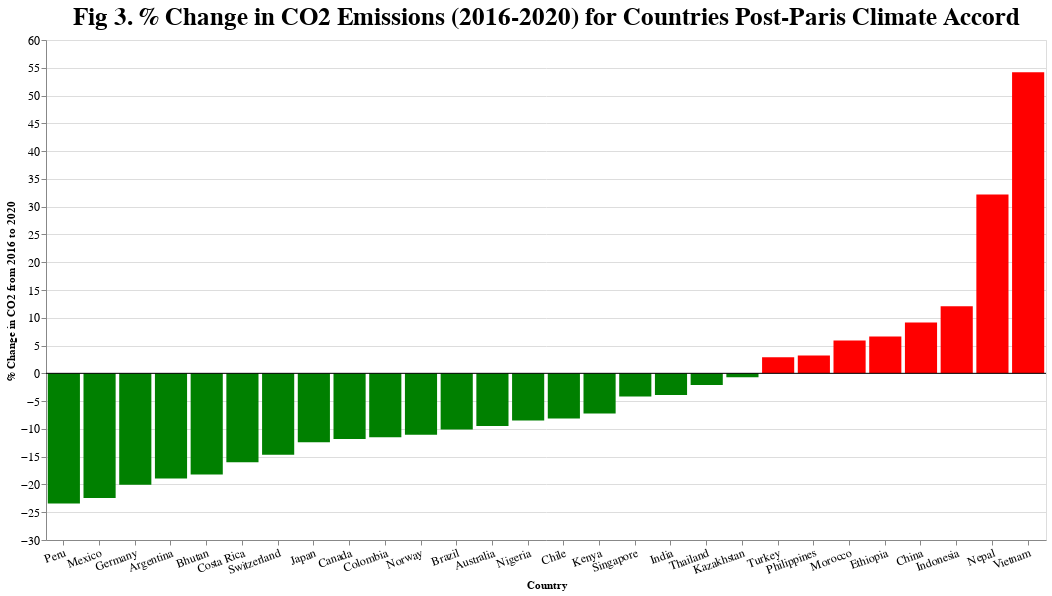

This figure's notebook cell:
### Markdown cell above
### This bar chart allows us to isolate specific countries before and after the time of the policy (2016) and gives us a rough idea of a before-after comparison  of the CO2 emissions for the countries that signed the Climate Accord. We also get an idea of the highest CO2 emitting countries in absolute terms, which appear to be Australia, Canada, and Kazakstan. More details of specific values for each year can be found by hovering over the graph. However, looking at changes in absolute terms is not fair for smaller countries since they emit less CO2 to begin with from year to year and vary widely with the population and energy consumption of the population. As such, the optimal metric for changes in CO2 emissions would be % changes since it is proportional each countries CO2 emissions.

### Code cell
complete_agreement_countries_2016 = complete_agreement_countries[complete_agreement_countries['year'] == 2016]
complete_agreement_countries_2020 = complete_agreement_countries[complete_agreement_countries['year'] == 2020]

merged_df = pd.merge(complete_agreement_countries_2016, complete_agreement_countries_2020, on=['country_name', 'country_code'], suffixes=('_2016', '_2020'))

merged_df['co2_percentage_change'] = ((merged_df['co2_2020'] - merged_df['co2_2016']) / merged_df['co2_2016']) * 100

result_df = merged_df[['country_name', 'country_code', 'co2_percentage_change']]

chart = alt.Chart(result_df).mark_bar().encode(
    x=alt.X('country_name:N', title='Country', sort='y', axis=alt.Axis(labelAngle=-20)),  # Sort countries by co2_difference in descending order
    y=alt.Y('co2_percentage_change:Q', title='% Change in CO2 from 2016 to 2020'),
    tooltip=['country_name', 'co2_percentage_change'],
    color=alt.condition(
        alt.datum.co2_percentage_change > 0,
        alt.value('red'),  # Positive difference
        alt.value('green')  # Negative difference
    )
).properties(
    width=1000,
    height=500,
    title='Fig 3. % Change in CO2 Emissions (2016-2020) for Countries Post-Paris Climate Accord'
)

horizontal_line = alt.Chart(pd.DataFrame({'y': [0]})).mark_rule(color='black').encode(y='y')

combined_chart = (chart + horizontal_line).configure_title(
    fontSize=25  
).configure_axis(
    labelFontSize=12  
)

combined_chart

### Figure 1 — Vega-Lite specification as saved in the notebook (floating-point values rounded to 4 significant figures)
{"config": {"view": {"continuousWidth": 300, "continuousHeight": 300}, "axis": {"labelFontSize": 12}, "title": {"fontSize": 25}}, "layer": [{"data": {"name": "data-363fabae1d039ed0dc94275199f2927f"}, "mark": {"type": "bar"}, "encoding": {"color": {"condition": {"test": "(datum.co2_percentage_change > 0)", "value": "red"}, "value": "green"}, "tooltip": [{"field": "country_name", "type": "nominal"}, {"field": "co2_percentage_change", "type": "quantitative"}], "x": {"axis": {"labelAngle": -20}, "field": "country_name", "sort": "y", "title": "Country", "type": "nominal"}, "y": {"field": "co2_percentage_change", "title": "% Change in CO2 from 2016 to 2020", "type": "quantitative"}}, "title": "Fig 3. % Change in CO2 Emissions (2016-2020) for Countries Post-Paris Climate Accord"}, {"data": {"name": "data-06fd9f850666401b4599de5588b60692"}, "mark": {"type": "rule", "color": "black"}, "encoding": {"y": {"field": "y", "type": "quantitative"}}}], "height": 500, "width": 1000, "$schema": "https://vega.github.io/schema/vega-lite/v5.16.3.json", "datasets": {"data-363fabae1d039ed0dc94275199f2927f": [{"country_name": "Brazil", "country_code": "BRA", "co2_percentage_change": -10.12}, {"country_name": "Bhutan", "country_code": "BTN", "co2_percentage_change": -18.21}, {"country_name": "Canada", "country_code": "CAN", "co2_percentage_change": -11.82}, {"country_name": "Switzerland", "country_code": "CHE", "co2_percentage_change": -14.67}, {"country_name": "Chile", "country_code": "CHL", "co2_percentage_change": -8.117}, {"country_name": "China", "country_code": "CHN", "co2_percentage_change": 9.156}, {"country_name": "Colombia", "country_code": "COL", "co2_percentage_change": -11.49}, {"country_name": "Costa Rica", "country_code": "CRI", "co2_percentage_change": -16.02}, {"country_name": "Indonesia", "country_code": "IDN", "co2_percentage_change": 12.09}, {"country_name": "India", "country_code": "IND", "co2_percentage_change": -3.89}, {"country_name": "Japan", "country_code": "JPN", "co2_percentage_change": -12.38}, {"country_name": "Kazakhstan", "country_code": "KAZ", "co2_percentage_change": -0.7127}, {"country_name": "Kenya", "country_code": "KEN", "co2_percentage_change": -7.217}, {"country_name": "Germany", "country_code": "DEU", "co2_percentage_change": -20.04}, {"country_name": "Ethiopia", "country_code": "ETH", "co2_percentage_change": 6.63}, {"country_name": "Argentina", "country_code": "ARG", "co2_percentage_change": -18.95}, {"country_name": "Australia", "country_code": "AUS", "co2_percentage_change": -9.462}, {"country_name": "Morocco", "country_code": "MAR", "co2_percentage_change": 5.893}, {"country_name": "Mexico", "country_code": "MEX", "co2_percentage_change": -22.43}, {"country_name": "Nigeria", "country_code": "NGA", "co2_percentage_change": -8.495}, {"country_name": "Norway", "country_code": "NOR", "co2_percentage_change": -11.06}, {"country_name": "Nepal", "country_code": "NPL", "co2_percentage_change": 32.21}, {"country_name": "Peru", "country_code": "PER", "co2_percentage_change": -23.42}, {"country_name": "Philippines", "country_code": "PHL", "co2_percentage_change": 3.201}, {"country_name": "Singapore", "country_code": "SGP", "co2_percentage_change": -4.155}, {"country_name": "Thailand", "country_code": "THA", "co2_percentage_change": -2.114}, {"country_name": "Turkey", "country_code": "TUR", "co2_percentage_change": 2.909}, {"country_name": "Vietnam", "country_code": "VNM", "co2_percentage_change": 54.2}], "data-06fd9f850666401b4599de5588b60692": [{"y": 0}]}}
